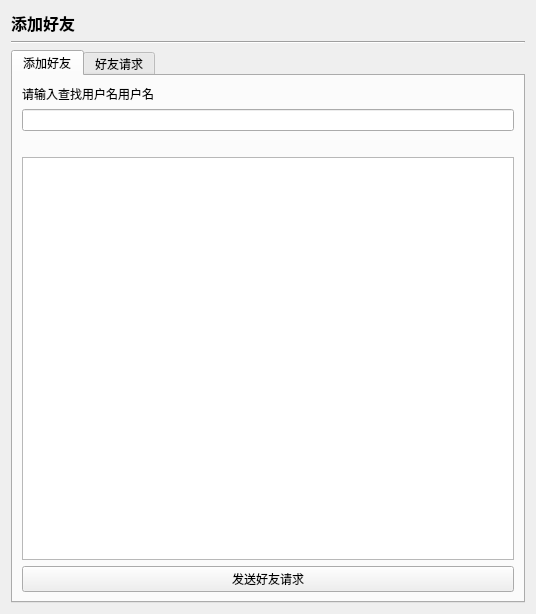
<?xml version="1.0" encoding="UTF-8"?>
<ui version="4.0">
 <class>AddFriend</class>
 <widget class="QWidget" name="AddFriend">
  <property name="windowModality">
   <enum>Qt::WindowModal</enum>
  </property>
  <property name="geometry">
   <rect>
    <x>0</x>
    <y>0</y>
    <width>536</width>
    <height>614</height>
   </rect>
  </property>
  <property name="sizePolicy">
   <sizepolicy hsizetype="Expanding" vsizetype="Preferred">
    <horstretch>0</horstretch>
    <verstretch>0</verstretch>
   </sizepolicy>
  </property>
  <property name="windowTitle">
   <string>Form</string>
  </property>
  <layout class="QVBoxLayout" name="verticalLayout">
   <item>
    <widget class="QLabel" name="label">
     <property name="sizePolicy">
      <sizepolicy hsizetype="Preferred" vsizetype="Preferred">
       <horstretch>0</horstretch>
       <verstretch>0</verstretch>
      </sizepolicy>
     </property>
     <property name="text">
      <string>&lt;html&gt;&lt;head/&gt;&lt;body&gt;&lt;p&gt;&lt;span style=&quot; font-size:12pt; font-weight:600;&quot;&gt;添加好友&lt;/span&gt;&lt;/p&gt;&lt;/body&gt;&lt;/html&gt;</string>
     </property>
    </widget>
   </item>
   <item>
    <widget class="Line" name="line">
     <property name="sizePolicy">
      <sizepolicy hsizetype="Preferred" vsizetype="Preferred">
       <horstretch>0</horstretch>
       <verstretch>0</verstretch>
      </sizepolicy>
     </property>
     <property name="orientation">
      <enum>Qt::Horizontal</enum>
     </property>
    </widget>
   </item>
   <item>
    <widget class="QTabWidget" name="tabWidget">
     <property name="styleSheet">
      <string notr="true"/>
     </property>
     <property name="currentIndex">
      <number>0</number>
     </property>
     <widget class="QWidget" name="tab">
      <attribute name="title">
       <string>添加好友</string>
      </attribute>
      <layout class="QVBoxLayout" name="verticalLayout_4">
       <item>
        <widget class="QLabel" name="label_2">
         <property name="sizePolicy">
          <sizepolicy hsizetype="Preferred" vsizetype="Fixed">
           <horstretch>0</horstretch>
           <verstretch>0</verstretch>
          </sizepolicy>
         </property>
         <property name="text">
          <string>请输入查找用户名用户名</string>
         </property>
        </widget>
       </item>
       <item>
        <widget class="QLineEdit" name="lineEdit">
         <property name="styleSheet">
          <string notr="true"/>
         </property>
         <property name="text">
          <string/>
         </property>
         <property name="echoMode">
          <enum>QLineEdit::Normal</enum>
         </property>
        </widget>
       </item>
       <item>
        <widget class="QLabel" name="label_3">
         <property name="sizePolicy">
          <sizepolicy hsizetype="Preferred" vsizetype="Fixed">
           <horstretch>0</horstretch>
           <verstretch>0</verstretch>
          </sizepolicy>
         </property>
         <property name="text">
          <string/>
         </property>
         <property name="alignment">
          <set>Qt::AlignLeading|Qt::AlignLeft|Qt::AlignVCenter</set>
         </property>
        </widget>
       </item>
       <item>
        <widget class="QTextEdit" name="textEdit">
         <property name="sizePolicy">
          <sizepolicy hsizetype="Expanding" vsizetype="Preferred">
           <horstretch>0</horstretch>
           <verstretch>0</verstretch>
          </sizepolicy>
         </property>
        </widget>
       </item>
       <item>
        <widget class="QPushButton" name="pushButton">
         <property name="text">
          <string>发送好友请求</string>
         </property>
        </widget>
       </item>
      </layout>
     </widget>
     <widget class="QWidget" name="tab_2">
      <attribute name="title">
       <string>好友请求</string>
      </attribute>
      <layout class="QVBoxLayout" name="verticalLayout_3"/>
     </widget>
    </widget>
   </item>
  </layout>
 </widget>
 <resources/>
 <connections/>
</ui>
